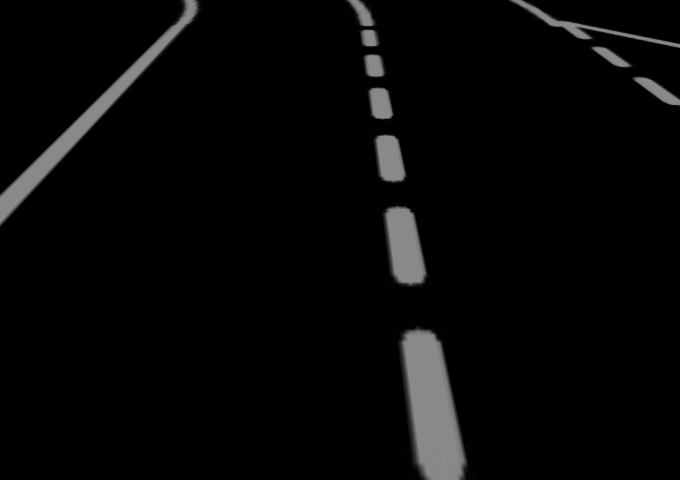
#> input picture ipm/scripts/images/image1.png, 680 x 480 px
$ python ipm_optimized2.py
#> lines starting #> are read from the running program, lines starting #| are printed output that depends on the picture
#!/usr/bin/env python3

import time
import numpy as np
import cv2
import math
from sklearn import preprocessing
import datetime


class IPM():
    """
    inverse_perspective_mapping

    dimensions: meters, rad

    """

    def __init__(self, config_intrinsic, config_extrinsic):
        self.fov_x = config_intrinsic['fov_x']
        self.fov_y = config_intrinsic['fov_y']
        self.dim = config_intrinsic['img_dim']

        self.cam_height = config_extrinsic['camera_height']
        self.yaw = config_extrinsic['yaw']
        self.K = np.zeros([3, 3])

        self.calculate_intrinsic_matrix()
        self.calculate_extrinsic_matrix()
        self.calculate_global_matrix()
        self.calculate_A_const()

    def calculate_intrinsic_matrix(self):
        intrinsic_matrix = np.zeros([3, 3])

        # [13 lines of commented-out code are left out]
        intrinsic_matrix[0, 0] = 563.62
        intrinsic_matrix[1, 1] = 563.62
        intrinsic_matrix[2, 2] = 1
        intrinsic_matrix[0, 2] = 340.5
        intrinsic_matrix[1, 2] = 240.5

        self.K = intrinsic_matrix

    def calculate_extrinsic_matrix(self):
        cRr = np.zeros([3, 3])
        cTr = np.zeros([3, 1])

        # [5 lines of commented-out code are left out]

        cRr[0, 0] = math.cos(self.yaw)
        cRr[0, 2] = math.sin(self.yaw)
        cRr[1, 1] = 1
        cRr[2, 0] = -math.sin(self.yaw)
        cRr[2, 2] = math.cos(self.yaw)

        cTr[2] = self.cam_height

        self.P = np.matmul(self.K, cRr)
        self.t = np.matmul(self.K, cTr)

    def calculate_global_matrix(self):
        global_matrix = np.zeros([4, 4])
        global_matrix[0:3, 0:3] = self.P
        global_matrix[0:2, 3] = None
        global_matrix[2, 3] = -1
        global_matrix[3, 2] = 1

        self.A = global_matrix
        self.vector = np.zeros([4, 1])
        self.vector[0:3, 0] = -self.t[0:3, 0]

    def calculate_A_const(self):

        x_array = []
        y_array = []
        v_array = []

        index_point = 0
        for x in range(0, self.dim[0]):
            for y in range(0, self.dim[1]):
                self.A[0, 3] = -x
                self.A[1, 3] = -y

                (X, Y, _, __) = np.matmul(np.linalg.inv(self.A), self.vector)
                x_array.append(X)
                y_array.append(Y)

        minmax_scale_x = preprocessing.MinMaxScaler(feature_range=(0, self.dim[0] - 1))
        minmax_scale_y = preprocessing.MinMaxScaler(feature_range=(0, self.dim[1] - 1))

        x_array_scaled = minmax_scale_x.fit_transform(x_array).astype((int))
        y_array_scaled = minmax_scale_y.fit_transform(y_array).astype((int))
        self.x_array = tuple(x_array_scaled)
        self.y_array = tuple(y_array_scaled)

    def calculate_output_image(self, img_in):

        # Start the timer
        _t0 = time.time()

        v_array = np.array(img_in).ravel()
        output_image = np.zeros([self.dim[0], self.dim[1]])

        for i in range(0, len(self.x_array)):
            output_image[self.x_array[i], self.y_array[i]] = v_array[i]

        print(f"The image writing process takes: {time.time() - _t0}s")

        return output_image


def main():
    path = 'images/image1.png'
    img = cv2.imread(path, 2)  # gray image
#> img is the input picture: shape (480, 680); min 0, max 137, mean 7.2

    img = cv2.resize(img, (400,300))
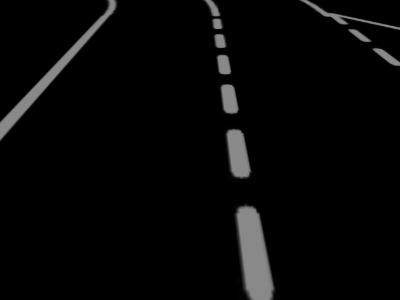
#> img: shape (300, 400); min 0, max 137, mean 7.2

    dim = (img.shape[0], img.shape[1])
#> dim = (300, 400)

    # no need config_intrinsic! only with real camera!
    config_intrinsic = {'fov_x': 1.09,
                        'fov_y': 1.09,
                        'img_dim': dim}

    config_extrinsic = {'camera_height': 0.547,
                        'yaw': 0.6}

    ipm = IPM(config_intrinsic, config_extrinsic)

    output_image = ipm.calculate_output_image(img)
#> after the loop in calculate_output_image, `for i in range(0, len(self.x_array)):`:
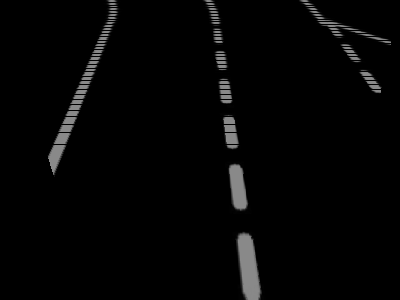
#> output_image: shape (300, 400) float64; min 0, max 137, mean 5.1

    cv2.imshow('initial_image', img)
    cv2.imshow('final_image', output_image.astype(np.uint8))
    print(img.shape)
#| (300, 400)
    print(output_image.dtype)
#| float64
    print(img.dtype)
#| uint8
    cv2.waitKey(0)


if __name__ == "__main__":
    main()

$ run again, with ipm/scripts/images/image2.png copied over ipm/scripts/images/image1.png
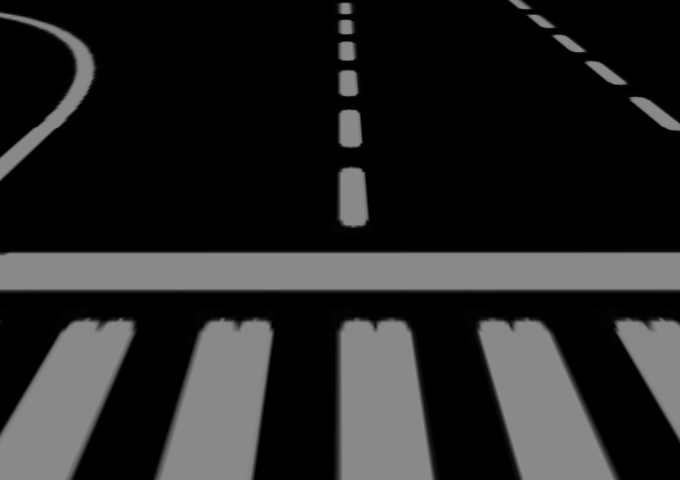
#> input picture ipm/scripts/images/image2.png, 680 x 480 px
#> in main, img is the input picture: shape (480, 680); min 0, max 137, mean 38
#> in main, `img = cv2.resize(img, (400,300))`:
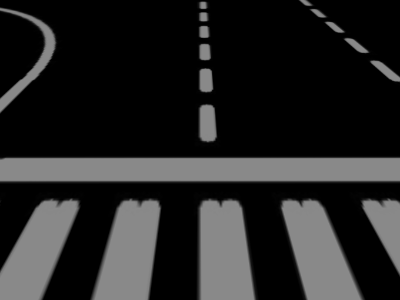
#> img: shape (300, 400); min 0, max 137, mean 38
#> after the loop in calculate_output_image, `for i in range(0, len(self.x_array)):`:
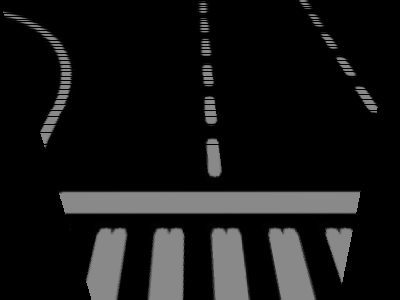
#> output_image: shape (300, 400) float64; min 0, max 137, mean 21.6
#| (300, 400)
#| float64
#| uint8

$ run again, with ipm/scripts/images/saved_image.jpg saved as ipm/scripts/images/image1.png
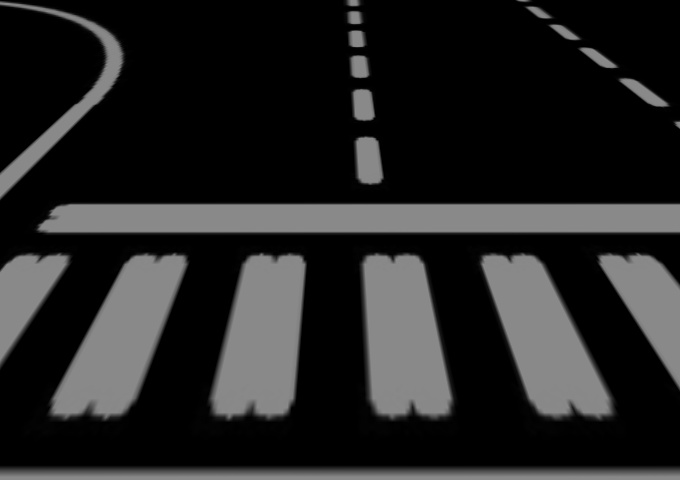
#> input picture ipm/scripts/images/saved_image.jpg, 680 x 480 px
#> in main, img is the input picture: shape (480, 680); min 0, max 143, mean 36.8
#> in main, `img = cv2.resize(img, (400,300))`:
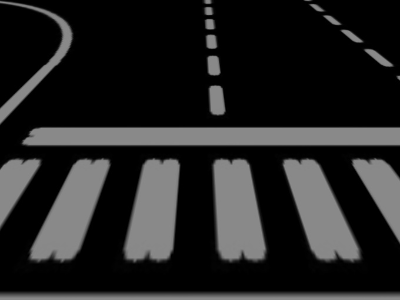
#> img: shape (300, 400); min 0, max 140, mean 36.8
#> after the loop in calculate_output_image, `for i in range(0, len(self.x_array)):`:
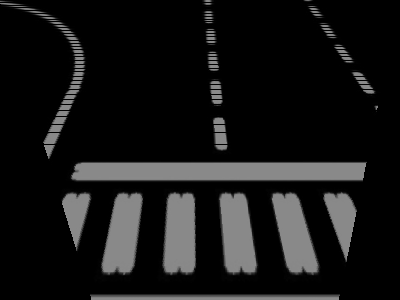
#> output_image: shape (300, 400) float64; min 0, max 140, mean 23.1
#| (300, 400)
#| float64
#| uint8
